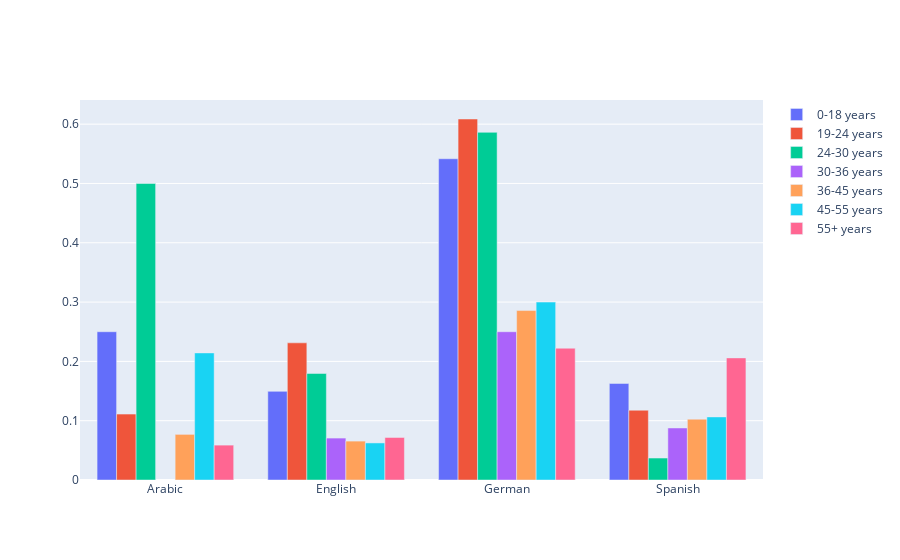

The code cell stored with this chart in its notebook:
### Code cell
# using plotly
bar8 = go.Bar(x=df_language_age_convt_rate.index, y=df_language_age_convt_rate['0-18 years'], name='0-18 years')
bar9 = go.Bar(x=df_language_age_convt_rate.index, y=df_language_age_convt_rate['19-24 years'], name='19-24 years')
bar10 = go.Bar(x=df_language_age_convt_rate.index, y=df_language_age_convt_rate['24-30 years'], name='24-30 years')
bar11 = go.Bar(x=df_language_age_convt_rate.index, y=df_language_age_convt_rate['30-36 years'], name='30-36 years')
bar12 = go.Bar(x=df_language_age_convt_rate.index, y=df_language_age_convt_rate['36-45 years'], name='36-45 years')
bar13 = go.Bar(x=df_language_age_convt_rate.index, y=df_language_age_convt_rate['45-55 years'], name='45-55 years')
bar14 = go.Bar(x=df_language_age_convt_rate.index, y=df_language_age_convt_rate['55+ years'], name='55+ years')
fig = go.Figure([bar8, bar9, bar10, bar11, bar12, bar13, bar14])
fig.update_layout(barmode='group')
fig.show()

### Figure 1 — Plotly figure (JSON) as saved in the notebook; plotly's stock layout.template omitted (floating-point values rounded to 4 significant figures)
{"data": [{"name": "0-18 years", "type": "bar", "x": ["Arabic", "English", "German", "Spanish"], "y": [0.25, 0.1495, 0.5417, 0.1628]}, {"name": "19-24 years", "type": "bar", "x": ["Arabic", "English", "German", "Spanish"], "y": [0.1111, 0.2313, 0.6087, 0.1176]}, {"name": "24-30 years", "type": "bar", "x": ["Arabic", "English", "German", "Spanish"], "y": [0.5, 0.1796, 0.5862, 0.03704]}, {"name": "30-36 years", "type": "bar", "x": ["Arabic", "English", "German", "Spanish"], "y": [null, 0.0707, 0.25, 0.08772]}, {"name": "36-45 years", "type": "bar", "x": ["Arabic", "English", "German", "Spanish"], "y": [0.07692, 0.06559, 0.2857, 0.1026]}, {"name": "45-55 years", "type": "bar", "x": ["Arabic", "English", "German", "Spanish"], "y": [0.2143, 0.0625, 0.3, 0.1064]}, {"name": "55+ years", "type": "bar", "x": ["Arabic", "English", "German", "Spanish"], "y": [0.05882, 0.07174, 0.2222, 0.2059]}], "layout": {"barmode": "group"}}
